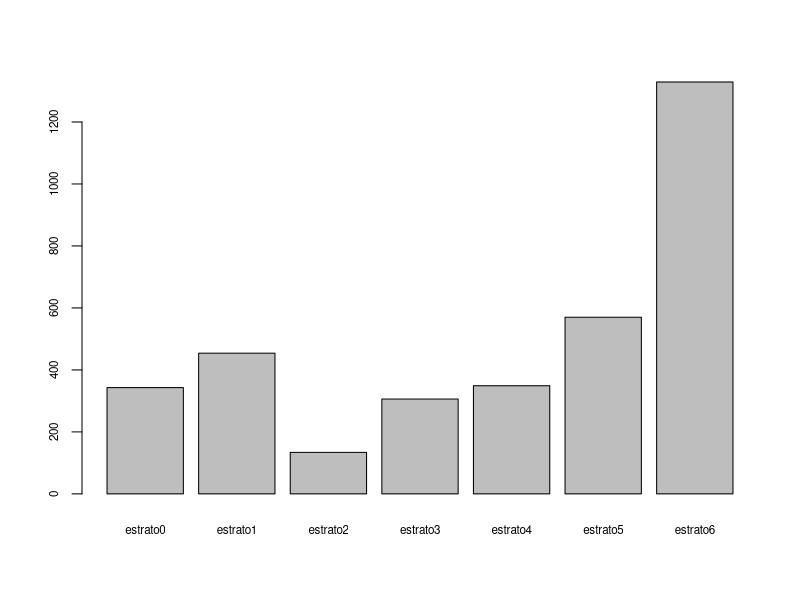
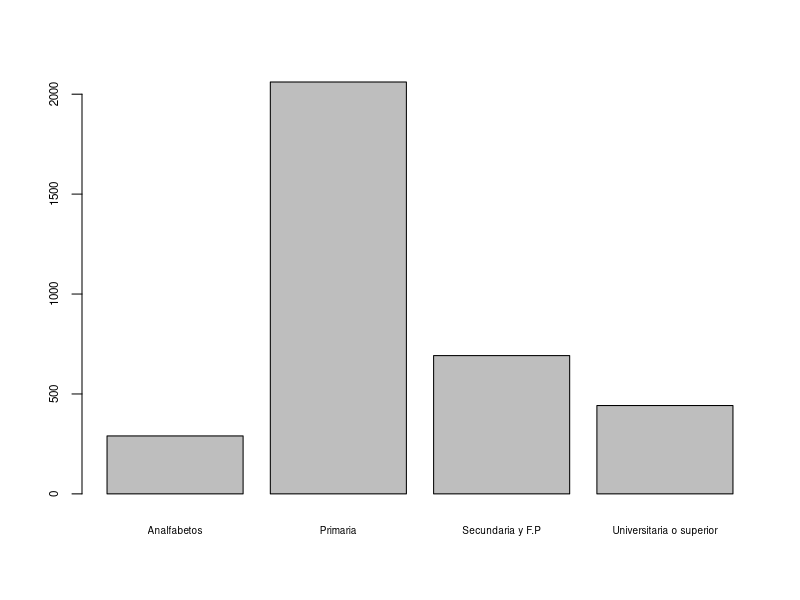
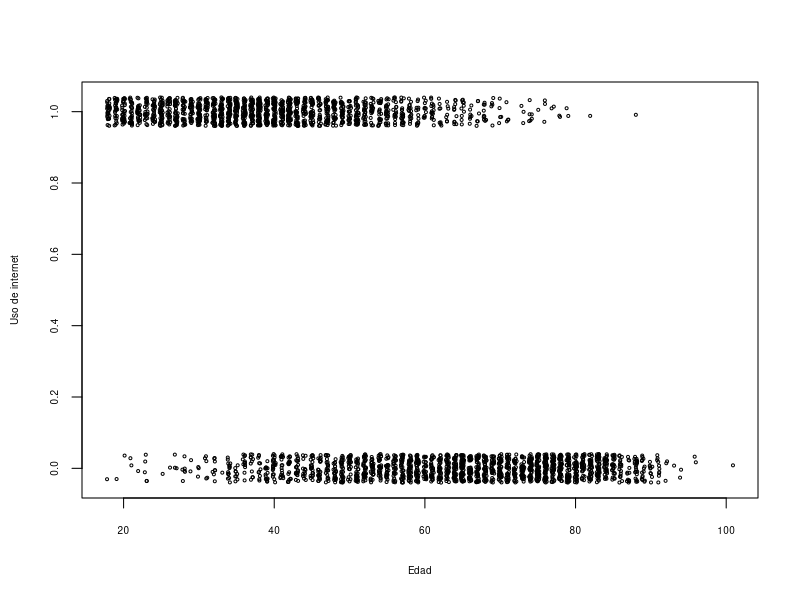
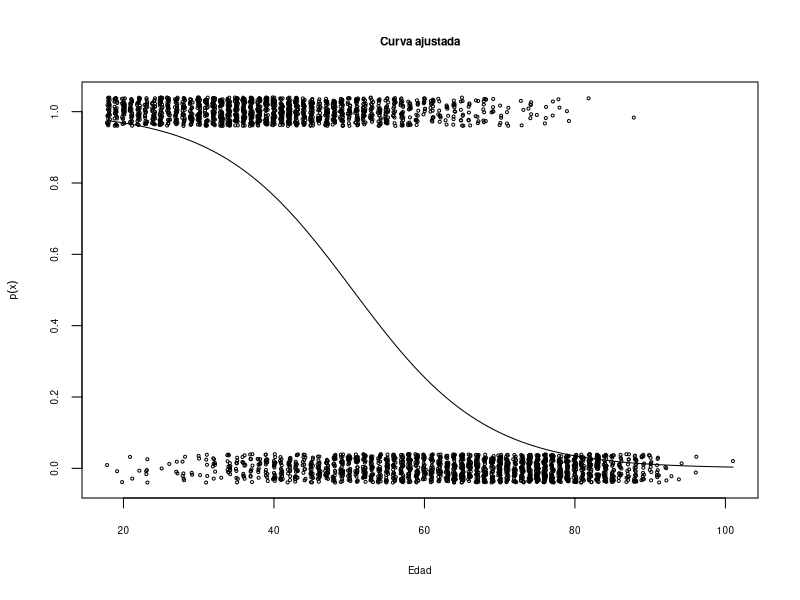
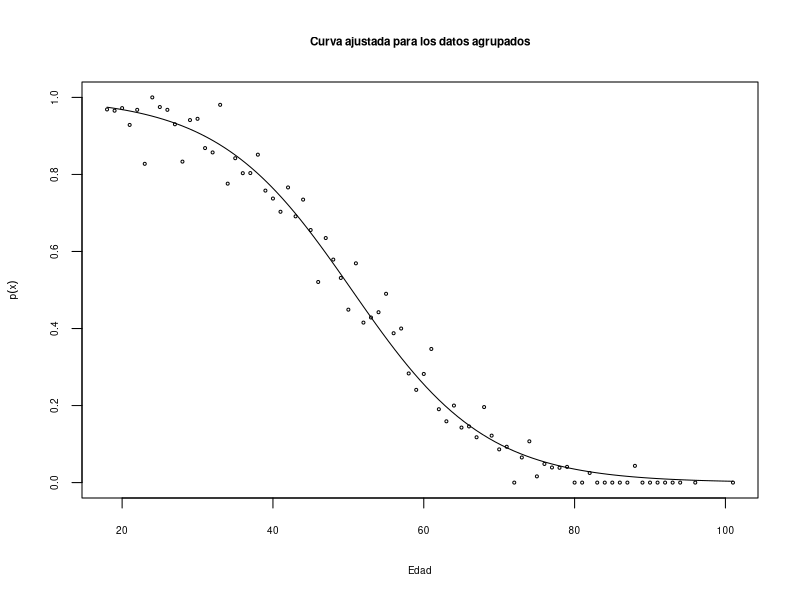

Here is the R script that generated these plots, in order: (Note: this script raises an error after producing the figures.)


library(foreign)
# mostrar directorio actual
getwd()
# si el archivo de datos está en el mismo directorio
datos <- read.spss(file="t11And_18_mas.sav",use.value.labels=TRUE, to.data.frame=TRUE)



uso_int <- datos$USO_INT
uso_int <- ifelse(uso_int==1,1,0)
sexo <- datos$SEXO
edad <- datos$EDAD
nivelest <- datos$NIVELEST
habitat <- datos$HABITAT
datos.bin <- data.frame(uso_int, sexo, edad, nivelest, habitat)
# borramos todos los objetos creados salvo el data.frame datos.bin, para evitar confusiones
rm(uso_int, sexo, edad, nivelest, habitat)



head(datos.bin)



sapply(datos.bin, class)



datos.bin$habitat <- factor(datos.bin$habitat,levels=0:6,labels=paste("estrato",0:6,sep=""))
datos.bin$nivelest <- factor(datos.bin$nivelest)



levels(datos.bin$habitat)
levels(datos.bin$nivelest)



barplot(table(datos.bin$habitat), cex.names=0.7, cex.axis=0.7)



library(car)
datos.bin$nivelest <- with( datos.bin, recode( nivelest, 
" c(1,9) = 'Analfabetos'; 
 2:3 = 'Primaria';
 4:6 = 'Secundaria y F.P';
 7:8= 'Universitaria o superior'
")
)
levels(datos.bin$nivelest)



barplot(table(datos.bin$nivelest), cex.names=0.6, cex.axis=0.7)



summary(datos.bin)



with(datos.bin, prop.table(table(sexo,uso_int),margin=1))



with(datos.bin, prop.table(table(cut(edad,5),uso_int),1))




with(datos.bin, prop.table(table(habitat,uso_int),1))



with(datos.bin, prop.table(table(nivelest,uso_int),1))



args(glm)



## glm(y ~ x,family=binomial,data=mis.datos)



# 3 primeras filas
head(datos.bin)



with(datos.bin,plot(jitter(edad),jitter(uso_int,0.2),xlab="Edad",ylab="Uso de internet",cex=0.4,cex.axis=0.6,cex.lab=0.6))



modelo.1 <- glm(uso_int ~ edad, data = datos.bin, family=binomial)



class(modelo.1)



names(modelo.1)



# coeficientes del modelo
modelo.1[1]
# devianza
modelo.1$deviance 
# primeros 6 valores predichos para p(x)
head(modelo.1$fitted.values)
# primeros 6 valores de los residuos del método de ajuste
head(modelo.1$residuals)
# primeros 6 valores de los residuos de pearson
head(residuals(modelo.1,type="pearson")) 



options(digits=7)



modelo.1



options(digits=5)



summary(modelo.1)



with(datos.bin,plot(jitter(edad),jitter(uso_int,0.2),xlab="Edad",ylab=quote(p(x)),main="Curva ajustada",cex=0.4,cex.axis=0.6,cex.lab=0.6,cex.main=0.7))
# Añadimos la función ajustada
curve(1/(1+exp(-modelo.1$coefficients[1]-modelo.1$coefficients[2]*x)),add=TRUE)





iagrupado<-read.csv("internet_agrupAN.csv")
class(iagrupado)
names(iagrupado)
nrow(iagrupado) # número de filas del data.frame
head(iagrupado) # primeras 6 filas del data.frame



modelo.2 <- glm(cbind(si.internet, no.internet) ~ edad, data=iagrupado, family=binomial)



summary(modelo.2)



iagrupado$prop<- with(iagrupado, si.internet/(si.internet+no.internet) )
head(iagrupado)



plot(iagrupado$edad, iagrupado$prop, cex=0.4, cex.axis=0.6, cex.lab=0.6, cex.main=0.7, 
xlab="Edad", ylab=quote(p(x)), main="Curva ajustada para los datos agrupados")
curve(1/(1+exp(-modelo.2$coefficients[1]-modelo.2$coefficients[2]*x)),add=TRUE)



contrasts(datos.bin$habitat)



# para que sea permanente el cambio, guardamos el resultado de relevel en la misma variable habitat
datos.bin$habitat <- relevel(datos.bin$habitat, ref="estrato6")



levels(datos.bin$habitat)



contrasts(datos.bin$habitat)



modelo.3 <- glm(uso_int ~ habitat, data=datos.bin, family=binomial)



# matriz del modelo para los 3 primeros individuos
head(model.matrix(modelo.3),3)



summary(modelo.3)



# función invlogit para pasar de logit a probabilidades
invlogit <- function (x)  {
    1/(1 + exp(-x)) 
}
# aplicamos la función invlogit al primer coeficiente del modelo.3
invlogit(coef(modelo.3)[1]) 



#estrato0
invlogit(coef(modelo.3)[1]+coef(modelo.3)[2])
#estrato1
invlogit(coef(modelo.3)[1]+coef(modelo.3)[3])
#estrato5
invlogit(coef(modelo.3)[1]+coef(modelo.3)[7])







# lectura del archivo csv dónde tenemos los datos agrupados
habt_agrup <- read.csv("habitat_agrupado.csv")
habt_agrup
levels(habt_agrup$habitat)
# ponemos como categoría de referencia el estrato6.
habt_agrup$habitat <- relevel(habt_agrup$habitat,ref="estrato6")
# ajuste del modelo
modelo.3.agrp <- glm(cbind(si.internet,no.internet) ~ habitat, data=habt_agrup, family=binomial)



summary(modelo.3.agrp)



class(datos.bin$nivelest)


contrasts(datos.bin$nivelest)


datos.bin$nivelest.num <- as.numeric(datos.bin$nivelest)
class(datos.bin$nivelest.num)
table(datos.bin$nivelest.num)



modelo.4 <- glm(uso_int ~ nivelest.num, data=datos.bin, family=binomial)
summary(modelo.4)



datos.bin$nivelest.ord <- ordered(datos.bin$nivelest)
class(datos.bin$nivelest.ord)
table(datos.bin$nivelest.ord)



contrasts(datos.bin$nivelest.ord)







modelo.4.ord <- glm(uso_int ~ nivelest.ord, data=datos.bin, family=binomial)
summary(modelo.4.ord)



datos.bin$nivelest.lin[datos.bin$nivelest == 'Analfabetos'] <- -0.67082 
datos.bin$nivelest.lin[datos.bin$nivelest == 'Primaria'] <- -0.22361 
datos.bin$nivelest.lin[datos.bin$nivelest == 'Secundaria y F.P'] <- 0.22361 
datos.bin$nivelest.lin[datos.bin$nivelest == 'Universitaria o superior'] <- 0.67082 

datos.bin$nivelest.cuad[datos.bin$nivelest == 'Analfabetos'] <- 0.5
datos.bin$nivelest.cuad[datos.bin$nivelest == 'Primaria'] <- -0.5
datos.bin$nivelest.cuad[datos.bin$nivelest == 'Secundaria y F.P'] <- -0.5
datos.bin$nivelest.cuad[datos.bin$nivelest == 'Universitaria o superior'] <- 0.5

# el tipo de  las variables es numérica
class(datos.bin$nivelest.lin)
class(datos.bin$nivelest.cuad)



modelo.4.cuad <- glm(uso_int ~ nivelest.lin + nivelest.cuad, data=datos.bin, family=binomial)
summary(modelo.4.cuad)



# vemos los niveles de ambas variables, el primer nivel será la categoría de referencia
levels(datos.bin$habitat)
levels(datos.bin$nivelest)

modelo.5 <- glm(uso_int ~ habitat + nivelest,  data=datos.bin, family=binomial)
summary(modelo.5)



invlogit(coef(modelo.5)[1])



invlogit(coef(modelo.5)[1]+coef(modelo.5)[8])



modelo.6 <- glm(uso_int ~ edad + habitat + nivelest, data=datos.bin, family=binomial)
summary(modelo.6)




coef.m <- coef(modelo.6)
par(mfrow=c(2,2))
cond <- datos.bin$habitat=="estrato6"
with(datos.bin[cond,],plot(jitter(edad),jitter(uso_int,0.2),xlab="Edad",ylab=quote(p(x)),main="Estrato 6",cex=0.4,cex.axis=0.6,cex.lab=0.6,cex.main=0.7))
curve(1/(1+exp(-(coef.m[1]+coef.m[2]*x) )),  col="darkgreen",lwd=2, add=TRUE)
curve(1/(1+exp(-(coef.m[1]+coef.m[2]*x+coef.m[9]) )), lty=2,lwd=2,add=TRUE)
curve(1/(1+exp(-(coef.m[1]+coef.m[2]*x+coef.m[10]) )),lty=3,lwd=2,add=TRUE)
curve(1/(1+exp(-(coef.m[1]+coef.m[2]*x+coef.m[11]) )),lty=4,lwd=2,add=TRUE)
nombres <- levels(datos.bin$nivelest)
#legend("topright", nombres, col=c("darkgreen",rep("black",3)),cex=0.7,lty=1:4,lwd=rep(2,4))
legend(x=70,y=0.95, nombres, col=c("darkgreen",rep("black",3)),cex=0.7,lty=1:4,lwd=rep(2,4))


# estrato=="estrato0"
cond <- datos.bin$habitat=="estrato0"
with(datos.bin[cond,],plot(jitter(edad),jitter(uso_int,0.2),xlab="Edad",ylab=quote(p(x)),main="Estrato 0",cex=0.4,cex.axis=0.6,cex.lab=0.6,cex.main=0.7))
curve(1/(1+exp(-(coef.m[1]+coef.m[2]*x+coef.m[3]) )),  col="darkgreen",lwd=2, add=TRUE)
curve(1/(1+exp(-(coef.m[1]+coef.m[2]*x+coef.m[3]+coef.m[9]) )), lty=2,lwd=2,add=TRUE)
curve(1/(1+exp(-(coef.m[1]+coef.m[2]*x+coef.m[3]+coef.m[10]) )),lty=3,lwd=2,add=TRUE)
curve(1/(1+exp(-(coef.m[1]+coef.m[2]*x+coef.m[3]+coef.m[11]) )),lty=4,lwd=2,add=TRUE)

legend(x=70,y=0.95, nombres, col=c("darkgreen",rep("black",3)),cex=0.7,lty=1:4,lwd=rep(2,4))


# estrato=="estrato1"
cond <- datos.bin$habitat=="estrato1"
with(datos.bin[cond,],plot(jitter(edad),jitter(uso_int,0.2),xlab="Edad",ylab=quote(p(x)),main="Estrato 1",cex=0.4,cex.axis=0.6,cex.lab=0.6,cex.main=0.7))
curve(1/(1+exp(-(coef.m[1]+coef.m[2]*x+coef.m[4]) )),  col="darkgreen",lwd=2, add=TRUE)
curve(1/(1+exp(-(coef.m[1]+coef.m[2]*x+coef.m[4]+coef.m[9]) )), lty=2,lwd=2,add=TRUE)
curve(1/(1+exp(-(coef.m[1]+coef.m[2]*x+coef.m[4]+coef.m[10]) )),lty=3,lwd=2,add=TRUE)
curve(1/(1+exp(-(coef.m[1]+coef.m[2]*x+coef.m[4]+coef.m[11]) )),lty=4,lwd=2,add=TRUE)

legend(x=70,y=0.95, nombres, col=c("darkgreen",rep("black",3)),cex=0.7,lty=1:4,lwd=rep(2,4))

# estrato=="estrato2"
cond <- datos.bin$habitat =="estrato2"
with(datos.bin[cond,],plot(jitter(edad),jitter(uso_int,0.2),xlab="Edad",ylab=quote(p(x)),main="Estrato 2",cex=0.4,cex.axis=0.6,cex.lab=0.6,cex.main=0.7))
curve(1/(1+exp(-(coef.m[1]+coef.m[2]*x+coef.m[5]) )),  col="darkgreen",lwd=2, add=TRUE)
curve(1/(1+exp(-(coef.m[1]+coef.m[2]*x+coef.m[5]+coef.m[9]) )), lty=2,lwd=2,add=TRUE)
curve(1/(1+exp(-(coef.m[1]+coef.m[2]*x+coef.m[5]+coef.m[10]) )),lty=3,lwd=2,add=TRUE)
curve(1/(1+exp(-(coef.m[1]+coef.m[2]*x+coef.m[5]+coef.m[11]) )),lty=4,lwd=2,add=TRUE)

legend(x=70,y=0.95, nombres, col=c("darkgreen",rep("black",3)),cex=0.7,lty=1:4,lwd=rep(2,4))




modelo.7 <- glm(uso_int ~ edad*nivelest, data=datos.bin, family=binomial)
summary(modelo.7)







modelo.7.sin.inter <- update(modelo.7, ~.-edad:nivelest)
coef.m.sin <- coef(modelo.7.sin.inter)
coef.m <- coef(modelo.7)
par(mfrow=c(2,2))
# modelo con efectos principales
with(datos.bin,plot(jitter(edad),logit(uso_int),type="n",xlab="Edad",ylab="logit(x)",main="Modelo con efectos principales \n glm(uso_int ~ edad+nivelest, family=binomial)",cex=0.4,cex.axis=0.6,cex.lab=0.6,cex.main=0.7))
curve(coef.m.sin[1]+coef.m.sin[2]*x,  col="darkgreen",lwd=2, add=TRUE)
curve(coef.m.sin[1]+coef.m.sin[2]*x+coef.m.sin[3], lty=2,lwd=2,add=TRUE)
curve(coef.m.sin[1]+coef.m.sin[2]*x+coef.m.sin[4],lty=3,lwd=2,add=TRUE)
curve(coef.m.sin[1]+coef.m.sin[2]*x+coef.m.sin[5],lty=4,lwd=2,add=TRUE)
nombres <- levels(datos.bin$nivelest)
legend("topright", nombres, col=c("darkgreen",rep("black",3)),cex=0.5,lty=1:4,lwd=rep(2,4))

# modelo con efectos principales e interación

with(datos.bin,plot(jitter(edad),logit(uso_int),type="n",xlab="Edad",ylab="logit(x)",main="Modelo con interacción\n glm(uso_int ~ edad*nivelest, family=binomial)",cex=0.4,cex.axis=0.6,cex.lab=0.6,cex.main=0.7))
curve(coef.m[1]+coef.m[2]*x,  col="darkgreen", add=TRUE)
curve(coef.m[1]+(coef.m[2]+coef.m[6])*x+coef.m[3], lty=2,lwd=2,add=TRUE)
curve(coef.m[1]+(coef.m[2]+coef.m[7])*x+coef.m[4],lty=3,lwd=2,add=TRUE)
curve(coef.m[1]+(coef.m[2]+coef.m[8])*x+coef.m[5],lty=4,lwd=2,add=TRUE)
nombres <- levels(datos.bin$nivelest)
legend("topright", nombres, col=c("darkgreen",rep("black",3)),cex=0.5,lty=1:4,lwd=rep(2,4))

# modelo con efectos principales
with(datos.bin,plot(jitter(edad),jitter(uso_int,0.05),type="n",xlab="Edad",ylab=quote(p(x)),main="Modelo con efectos principales \n glm(uso_int ~ edad+nivelest, family=binomial)",cex=0.4,cex.axis=0.6,cex.lab=0.6,cex.main=0.7))
curve(1/(1+exp(-(coef.m.sin[1]+coef.m.sin[2]*x) )),  col="darkgreen",lwd=2, add=TRUE)
curve(1/(1+exp(-(coef.m.sin[1]+coef.m.sin[2]*x+coef.m.sin[3]) )), lty=2,lwd=2,add=TRUE)
curve(1/(1+exp(-(coef.m.sin[1]+coef.m.sin[2]*x+coef.m.sin[4]) )),lty=3,lwd=2,add=TRUE)
curve(1/(1+exp(-(coef.m.sin[1]+coef.m.sin[2]*x+coef.m.sin[5]) )),lty=4,lwd=2,add=TRUE)
nombres <- levels(datos.bin$nivelest)
legend("topright", nombres, col=c("darkgreen",rep("black",3)),cex=0.5,lty=1:4,lwd=rep(2,4))

# modelo con efectos principales e interación
coef.m <- coef(modelo.7)
with(datos.bin,plot(jitter(edad),jitter(uso_int,0.05),type="n",xlab="Edad",ylab=quote(p(x)),main="Modelo con interacción\n glm(uso_int ~ edad*nivelest, family=binomial)",cex=0.4,cex.axis=0.6,cex.lab=0.6,cex.main=0.7))
curve(1/(1+exp(-(coef.m[1]+coef.m[2]*x) )),  col="darkgreen", add=TRUE)
curve(1/(1+exp(-(coef.m[1]+(coef.m[2]+coef.m[6])*x+coef.m[3]) )), lty=2,lwd=2,add=TRUE)
curve(1/(1+exp(-(coef.m[1]+(coef.m[2]+coef.m[7])*x+coef.m[4]) )),lty=3,lwd=2,add=TRUE)
curve(1/(1+exp(-(coef.m[1]+(coef.m[2]+coef.m[8])*x+coef.m[5]) )),lty=4,lwd=2,add=TRUE)
nombres <- levels(datos.bin$nivelest)
legend("topright", nombres, col=c("darkgreen",rep("black",3)),cex=0.5,lty=1:4,lwd=rep(2,4))



